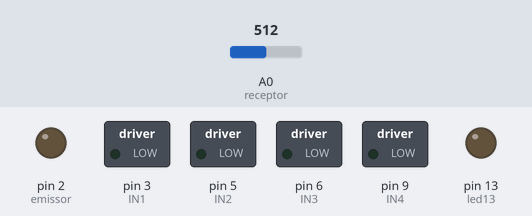
This sketch was run on a simulated Arduino Uno, built with avr-gcc and run on an emulated ATmega328P. Shown: switched loads named in the sketch (green lamp = pin HIGH), output pins drawn as LEDs (lit = HIGH). The test bench sets the inputs (shaded band); at power-on: A0 (receptor) = 512.

Above: at 0.1 s.
At 10.3 s:
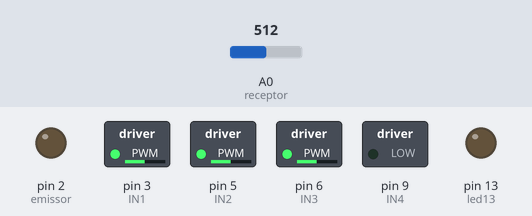
10.4 s: A0 (receptor) set to 526
At 10.7 s:
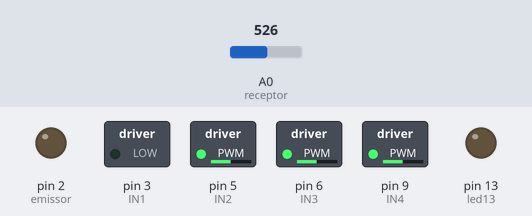
Timing chart, 0 to 13.4 s (numbered marks = the images above; inputs shaded):
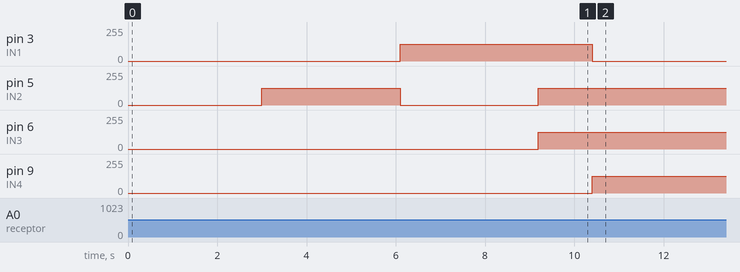

Measured:
- the behaviour switches between 512 and 513 on A0 (receptor) (found by bisection; images 1 and 2)
- after the input at 10.4 s, pin 3 (IN1): 125/255 → 0/255 at once; pin 9 (IN4): 0/255 → 125/255 at once

The sketch:

Seguidor-de-Linha-Com-Calibracao.ino
```cpp
/*
 *  Robô seguidor de linha com Arduino UNO (Fritzen UM)
 *  - Controle ON-OFF dos dois motores CC
 *  - Utilizando apenas um sensor infravermelho (segue sempre á esquerda da linha)
 *
 *  Desenvolvido por Clóvis Fritzen em 16/04/2017, para o
 *  blog FritzenLab .. http://FritzenLab.com.br
 *
 *  Baseado no código "Controle 2 motores DC usando Ponte H L298N"
do autor FILIPEFLOP

*/

//Definicoes pinos Arduino ligados a entrada da Ponte H
int IN1 = 3;
int IN2 = 5;
int IN3 = 6;
int IN4 = 9;
int valorReceptor = 0;

long tempoAjustado = 100;
long tempoinicial = 0;
long tempoPassado = 0;
long meioDasLeituras = 0;
int leituraMaxima = 0;
int leituraMinima = 1023;
int leituraCalibracao = 0;


#define emissor 2 // LED infravermelho
#define led13 13 // LED vermelho pino 13 do Arduino
#define receptor A0 // Fotodiodo ou fototransistor receptor infravermelho


void setup()
{
  //Define os pinos como saida
 pinMode(emissor, OUTPUT);
 pinMode(led13, OUTPUT);
 digitalWrite(emissor, LOW);


delay(3000);
// Calibracao:
analogWrite(IN1, 0); // LEFT wheel going front
analogWrite(IN2, 125);
tempoinicial = millis();
tempoAjustado = millis() + 100;

while ((tempoAjustado - tempoPassado) > 0.00) {

  leituraCalibracao= analogRead(receptor);
  if (leituraCalibracao >= leituraMaxima){
    leituraMaxima = leituraCalibracao;
  }
  if (leituraCalibracao < leituraMinima){
    leituraMinima = leituraCalibracao;
  }


  tempoPassado = millis() - tempoinicial;
}

meioDasLeituras = (leituraMaxima + leituraMinima)/2;
tempoPassado = millis() - tempoinicial;
analogWrite(IN1, 125); // LEFT wheel going front
analogWrite(IN2, 0);
delay(tempoPassado);

analogWrite(IN1, 125);
analogWrite(IN2, 125);


}

void loop()
{

 valorReceptor = analogRead(receptor);

 if (valorReceptor <= meioDasLeituras){
  analogWrite(IN1, 125); // LEFT wheel going front
  analogWrite(IN2, 125);

  analogWrite(IN3,125); // RIGHT wheel stopped
  analogWrite(IN4, 0);
 } else {
    analogWrite(IN1, 0); // LEFT wheel going front
    analogWrite(IN2, 125);
    analogWrite(IN3, 125); // RIGHT wheel stopped
    analogWrite(IN4, 125);
 }

}
```
